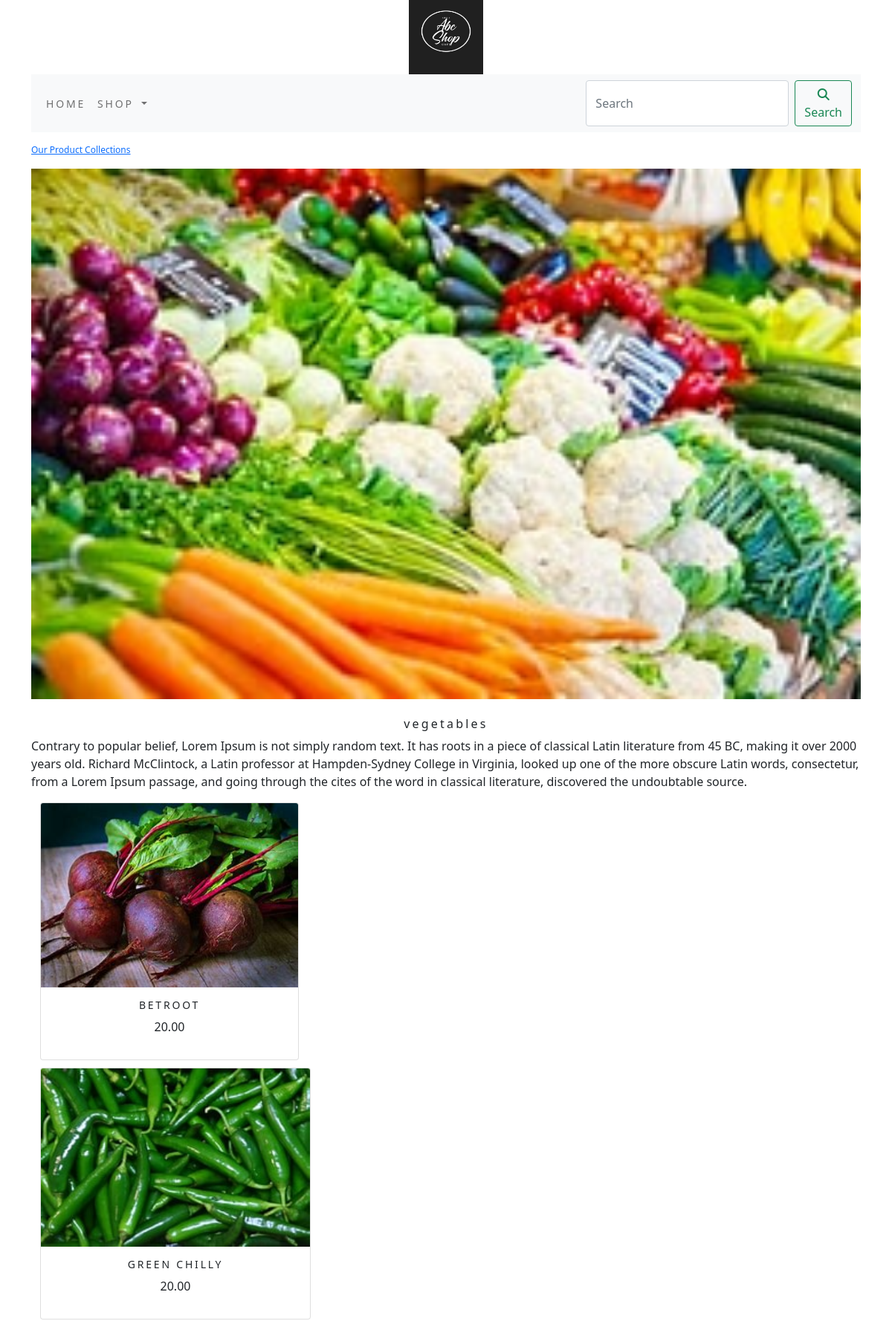
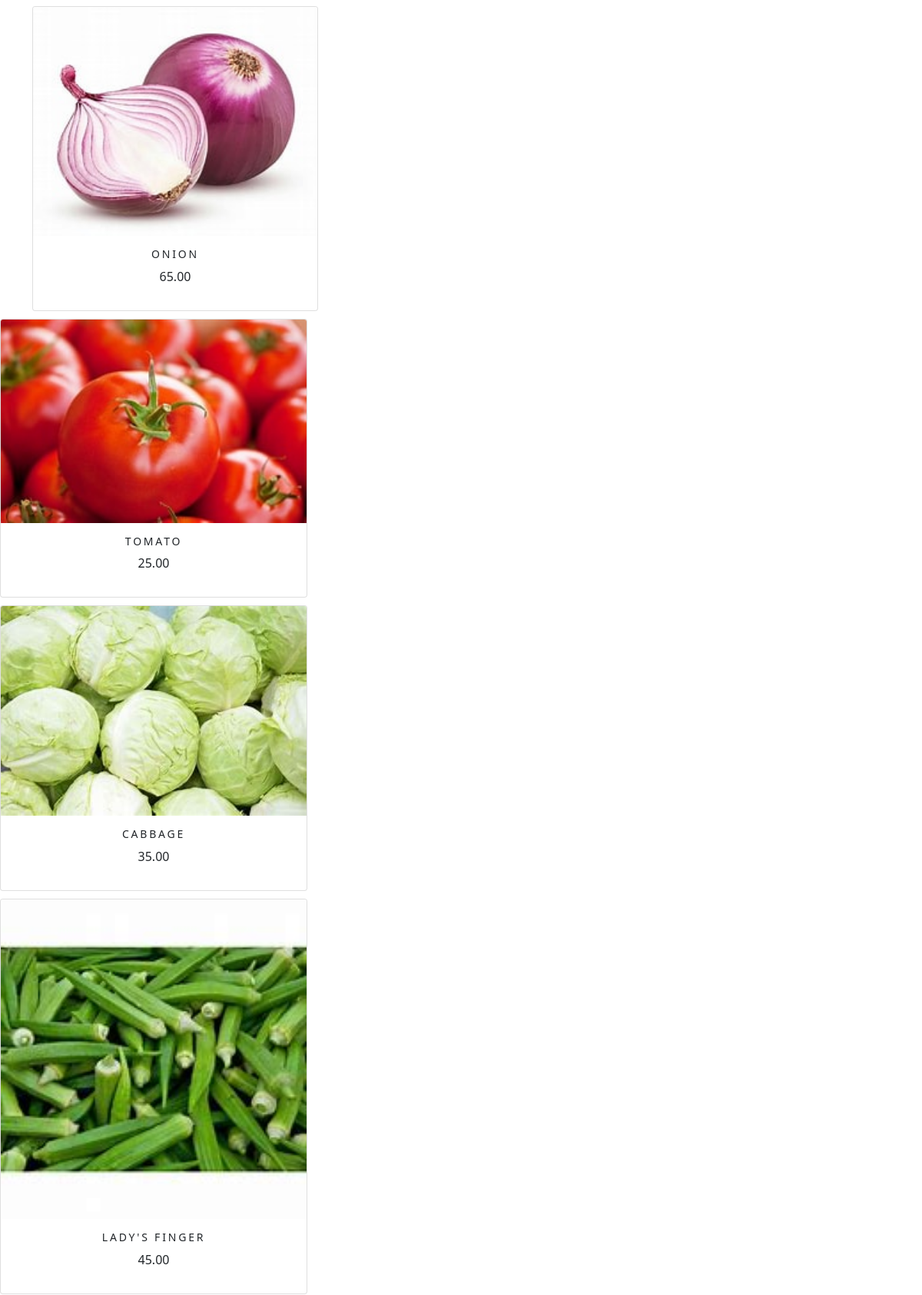
The page /shop/vegetables/ (upper part) on the database its author committed (2 pictures, top to bottom).
### shop/models.py (models this page shows, shortened)
class Category(models.Model):
    name = models.CharField(max_length=250, unique=True)
    slug = models.SlugField(max_length=250, unique=True)
    desc = models.TextField(blank=True)
    image = models.ImageField(upload_to='category', blank=True)
    class Meta:
        ordering = ('name',)
        verbose_name = 'category'
        verbose_name_plural = 'categories'
    def get_url(self):
        return reverse('shop:products_by_category', args=[self.slug])

class Product(models.Model):
    name = models.CharField(max_length=250, unique=True)
    slug = models.SlugField(max_length=250, unique=True)
    desc = models.TextField(blank=True)
    price = models.DecimalField(max_digits=10, decimal_places=2)
    category = models.ForeignKey(Category, on_delete=models.CASCADE)
    image = models.ImageField(upload_to='product', blank=True)
    stock = models.IntegerField()
    available = models.BooleanField(default=True)
    created = models.DateTimeField(auto_now=True)
    updated = models.DateTimeField(auto_now=True)
    def get_url(self):
        return reverse('shop:prodCatdetail', args=[self.category.slug, self.slug])
    class Meta:
        ordering = ('name',)
        verbose_name = 'product'
        verbose_name_plural = 'products'

### shop/views.py (the view)
# urls.py: path('', views.allProdCat, name='allProdCat'),
def allProdCat(request, c_slug=None):
    c_page = None
    products_list = None
    if c_slug != None:
        c_page = get_object_or_404(Category, slug=c_slug)
        products_list = Product.objects.all().filter(category=c_page, available=True)
    else:
        products_list = Product.objects.all().filter(available=True)
    paginator = Paginator(products_list, 6)
    try:
        page = int(request.GET.get('page', '1'))
    except:
        page = 1
    try:
        products = paginator.page(page)
    except (EmptyPage, InvalidPage):
        products = paginator.page(paginator.num_pages)
    return render(request, 'category.html', {'category': c_page, 'products': products})

### cart/context_processors.py (called while the page is built)
def counter(request):
    item_count = 0
    if 'admin' in request.path:
        return {}
    else:
        try:
            cart = Cart.objects.filter(cart_id=_cart_id(request))
            car_items = CartItem.objects.all().filter(cart=cart[:1])
            for cart_item in car_items:
                item_count += cart_item.quantity
        except Cart.DoesNotExist:
            item_count = 0
    return dict(item_count=item_count)

### cart/views.py (called while the page is built)
def _cart_id(request):
    cart = request.session.session_key
    if not cart:
        cart = request.session.create()
    return cart

### shop/context_processors.py (called while the page is built)
def menu_links(request):
    links = Category.objects.all()
    return dict(links=links)

### templates/category.html (shortened to what this page needs)
{% extends 'base.html'%}
{% load static %}
{% block content %}
   {% if category %}
   <div>
       <div class="row my_row_class">
           <div class="mx_auto">
               <p><a href="{% url 'shop:allProdCat' %}">Our Product Collections</a></p>
           </div>
   {% endif %}
       </div>
   </div>
    <div class="mx_auto">
        {% if category %}
            <img class="my_image" src="{{category.image.url}}" alt="{{category.name}}">
    </div>
      <br>
    <div>
        <h1 class="text-center my_title">{{category.name}}</h1>
        <p class="text-justify">{{category.desc}}</p>
    </div>
     {% endif %}
<div class="container">
     <div class="row mx_auto">
         {% for product in products.object_list %}
         <div class="my_bottom_margin col-9 col-6 col-sm-4 xol-lg-4">
             <div class="card text-center" style="min-width:18rem;">
                 <a href="{{product.get_url}}"><img class="card-img-top my_image" src="{{product.image.url}}" alt="{{product.name}}"></a>
                 <div class="card-body">
                     <h4>{{product.name}}</h4>
                     <p>{{product.price}}</p>
                 </div>
             </div>
         </div>
     </div>
    {% endfor %}
{% endblock %}

### static/css/custom.css (style rules this page uses)
body { font-family: 'Roboto', sans-serif; }
.my_row_class { padding-top:15px; }
.my_row_class .mx_auto { color:#000; font-size:12px; }
.my_image { width:100%; height:auto; }
.my_title { font-size:16px; text_transform:uppercase; letter-spacing:.2em; }
.my_bottom_margin { margin-bottom:10px; }
.card-body h4 { font-size:14px; text-transform:uppercase; letter-spacing:.2em; }

### rows shown on the page
Category: image (picture), name "vegetables", desc "Contrary to popular belief, Lorem Ipsum is not simply random text. It has roots in a piece of classical Latin literature from 45 BC, making it over 2000 years old. Richard McClintock, a Latin professor at Hampden-Sydney College in Virginia, looked up one of the more obscure Latin words, consectetur, from a Lorem Ipsum passage, and going through the cites of the word in classical literature, discovered the undoubtable source."
Product: image (picture), name "BETROOT", price "20.00"
Product: image (picture), name "GREEN CHILLY", price "20.00"
Product: image (picture), name "ONION", price "65.00"
Product: image (picture), name "TOMATO", price "25.00"
Product: image (picture), name "CABBAGE", price "35.00"
Product: image (picture), name "LADY'S FINGER", price "45.00"
